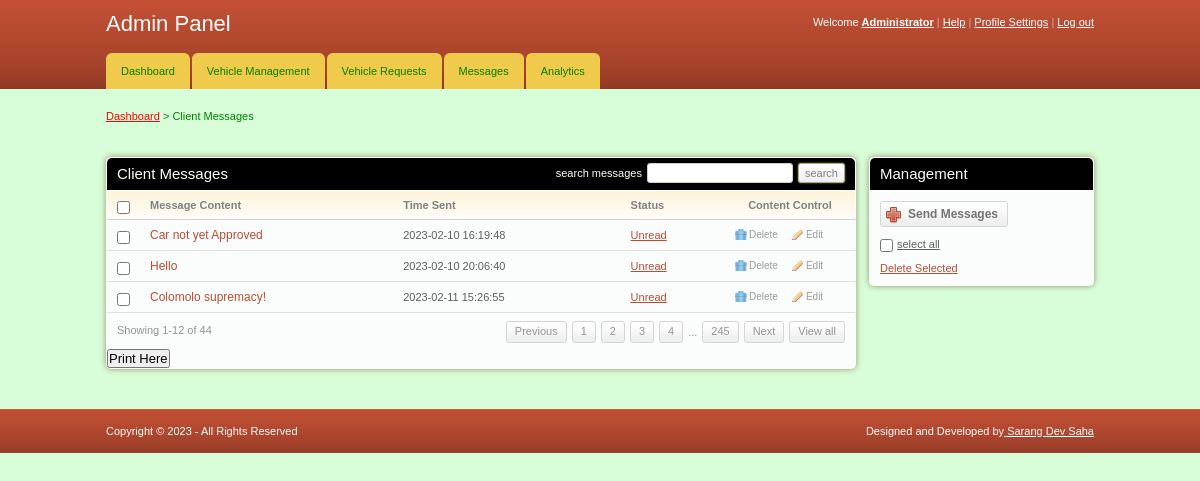
The app's page /admin/index.php (signed in) with its own data.
### tables this page shows
CREATE TABLE `message` (
  `msg_id` int(11) NOT NULL,
  `client_id` int(11) NOT NULL,
  `message` varchar(255) NOT NULL,
  `status` varchar(255) NOT NULL,
  `time` datetime NOT NULL
);

### admin/index.php (the view, shortened to what this page needs)
<!DOCTYPE html PUBLIC "-//W3C//DTD XHTML 1.0 Transitional//EN" "http://www.w3.org/TR/xhtml1/DTD/xhtml1-transitional.dtd">
<html xmlns="http://www.w3.org/1999/xhtml">
<head>
	<link rel="stylesheet" href="css/style.css" type="text/css" media="all" />
</head>
<body>
<div id="header">
	<div class="shell">
		<?php
			include 'menu.php';
		?>
		</div>
	</div>
<div id="container">
	<div class="shell">
		<div class="small-nav">
			<a href="index.php">Dashboard</a>
			<span>&gt;</span>
			Client Messages
		</div>
		<br />
		<div id="main">
			<div id="content">
				<div class="box">
					<div class="box-head">
						<h2 class="left">Client Messages</h2>
						<div class="right">
							<label>search messages</label>
							<input type="text" class="field small-field" />
							<input type="submit" class="button" value="search" />
						</div>
					</div>
					<div class="table">
						<table width="100%" border="0" cellspacing="0" cellpadding="0">
							<tr>
								<th width="13"><input type="checkbox" class="checkbox" /></th>
								<th>Message Content</th>
								<th>Time Sent</th>
								<th>Status</th>
								<th width="110" class="ac">Content Control</th>
							</tr>
							<?php
								include '../includes/config.php';
								$select = "SELECT * FROM message";
								$result = $conn->query($select);
								while($row = $result->fetch_assoc()){
							?>
							<tr>
								<td><input type="checkbox" class="checkbox" /></td>
								<td><h3><a href="#"><?php echo $row['message'] ?></a></h3></td>
								<td><?php echo $row['time'] ?></td>
								<td><a href="#"><?php echo $row['status'] ?></a></td>
								<td><a href="javascript:sureToApprove(<?php echo $row['msg_id'];?>)" class="ico del">Delete</a><a href="#" class="ico edit">Edit</a></td>
							</tr>
							<?php
								}
							?>
						</table>
						<div class="pagging">
							<div class="left">Showing 1-12 of 44</div>
							<div class="right">
								<a href="#">Previous</a>
								<a href="#">1</a>
								<a href="#">2</a>
								<a href="#">3</a>
								<a href="#">4</a>
								<span>...</span>
								<a href="#">245</a>
								<a href="#">Next</a>
								<a href="#">View all</a>
							</div>
						</div>
					</div>
					<h2><input type="submit" onclick="window.print()" value="Print Here" /></h2>
				</div>
			</div>
			<div id="sidebar">
				<div class="box">
					<div class="box-head">
						<h2>Management</h2>
					</div>
					<div class="box-content">
						<a href="#" class="add-button"><span>Send Messages</span></a>
						<p class="select-all"><input type="checkbox" class="checkbox" /><label>select all</label></p>
						<p><a href="#">Delete Selected</a></p>
					</div>
				</div>
			</div>
		</div>
	</div>
</div>
<div id="footer">
	<div class="shell">
		<span class="left">Copyright &copy; <?php echo date("Y"); ?> - All Rights Reserved</span>
		<span class="right">
			Designed and Developed by<a href= "https://www.instagram.com/sarang_1407/"> Sarang Dev Saha </a>
		</span>
	</div>
</div>
</body>
</html>

### admin/css/style.css (style rules this page uses)
* { padding:0; margin:0; outline:0; }
body { background:#D8FED9; font-family: Verdana, sans-serif; font-size:11px; line-height:14px; color:#5e5e5e; }
input, textarea, select { font-family: Verdana, sans-serif; font-size:13px; }
.field { border:solid 1px #d3cfc7; background:#fff; padding:5px; }
.small-field { border:solid 1px #d3cfc7; background:#fff; padding:3px 1px; font-size:11px; }
.checkbox { width:13px; height:13px; vertical-align:top; position:relative; top:2px; }
.button { background:#eee url(images/button.gif) repeat-x 0 0; border:solid 1px #b1a874; color:#7f7f7f; font-size:11px; padding:2px 6px 2px 6px; cursor:pointer; line-height:14px !important; }
a { color:#ba4c32; text-decoration: underline; cursor:pointer; }
.left, .alignleft { float:left; display:inline; }
.right, .alignright { float:right; display:inline; }
.ac { text-align: center !important; }
h2 { font-size:15px; font-weight: normal; }
h3 { font-size:12px; line-height:14px; font-weight: normal; }
h3 a { text-decoration: none; }
.shell { width:988px; margin:0 auto; }
#header { height:89px; background:url(images/header.gif); white-space:nowrap; }
#container { padding:20px 0; }
.small-nav { color: green; padding-bottom:20px; }
.small-nav a { color: red; }
#content { float:left; width:750px; }
#sidebar { float:right; width:225px; }
.table th { background:#fffdfa url(images/th.gif) repeat-x 0 0; color:#818181; text-align: left; padding:7px 10px; border-bottom:solid 1px #d2d1cb; }
.table td { background:#fbfcfc; border-bottom:solid 1px #e0e0e0; padding:8px 10px; }
.box { background:#fbfcfc; height:100%; padding:1px; margin-bottom:20px; }
.box-head { background:black; height:32px; color:#fff; padding: 0 10px; line-height:32px; white-space:nowrap; border-bottom:solid 1px #fff; }
.box-head .right { padding-top:5px; line-height:13px; }
.box-head .right label, .box-head .right input { float:left; }
.box-head .right label { padding:4px 0 0 0; }
.box-head .right input { margin-left:5px; }
.pagging { height:20px; padding:8px 10px; line-height:19px; color:#949494; }
.pagging a { background:url(images/pagging.gif) repeat-x 0 0; height:20px; float:left; padding:0 8px; border:solid 1px #d5d5d5; text-decoration: none; color:#949494; margin-left:5px; }
.pagging span { float:left; margin-left:5px; padding-top:2px; }
a.ico { color:#9d9c9a; font-size:10px; text-decoration: none; padding:0 0 0 14px; background-repeat:no-repeat; background-position:0 0; }
a.del { background-image:url(images/del.gif) }
a.edit { background-image:url(images/edit.gif); margin-left:14px; }
.box-content { padding:10px; }
.box-content p { padding-top:10px; }
.select-all label { text-decoration: underline; padding-left:4px; }
.add-button, .add-button span { float:left; height:26px; background:url(images/add-button.gif) no-repeat 0 0; padding:0 0 0 28px; }
.add-button span { background-position:right 0; padding:0 10px 0 0; }
.add-button { font-weight: bold; font-size:12px; color:#747474; text-decoration: none; line-height:26px; }
#footer { height:44px; background:url(images/footer.gif); line-height:44px; color:#fff; }
#footer a { color:#fff; }
.box { -moz-border-radius:5px; -webkit-border-radius:5px; -moz-box-shadow: 0 0 6px #978f6c; -webkit-box-shadow: 0 0 6px #978f6c; }
.box-head { -moz-border-radius-topleft:5px; -moz-border-radius-topright:5px; -webkit-border-top-left-radius:5px; -webkit-border-top-right-radius:5px; }
.field, .button { -moz-border-radius:4px; -webkit-border-radius:4px; }
.small-field, .button, .pagging a { -moz-border-radius:3px; -webkit-border-radius:3px; }
.button { -moz-box-shadow: 0 0 2px #978f6c; -webkit-box-shadow: 0 0 2px #978f6c; }

### records on screen
message: message "Car not yet Approved", time "2023-02-10 16:19:48", status "Unread"
message: message "Hello", time "2023-02-10 20:06:40", status "Unread"
message: message "Colomolo supremacy!", time "2023-02-11 15:26:55", status "Unread"
